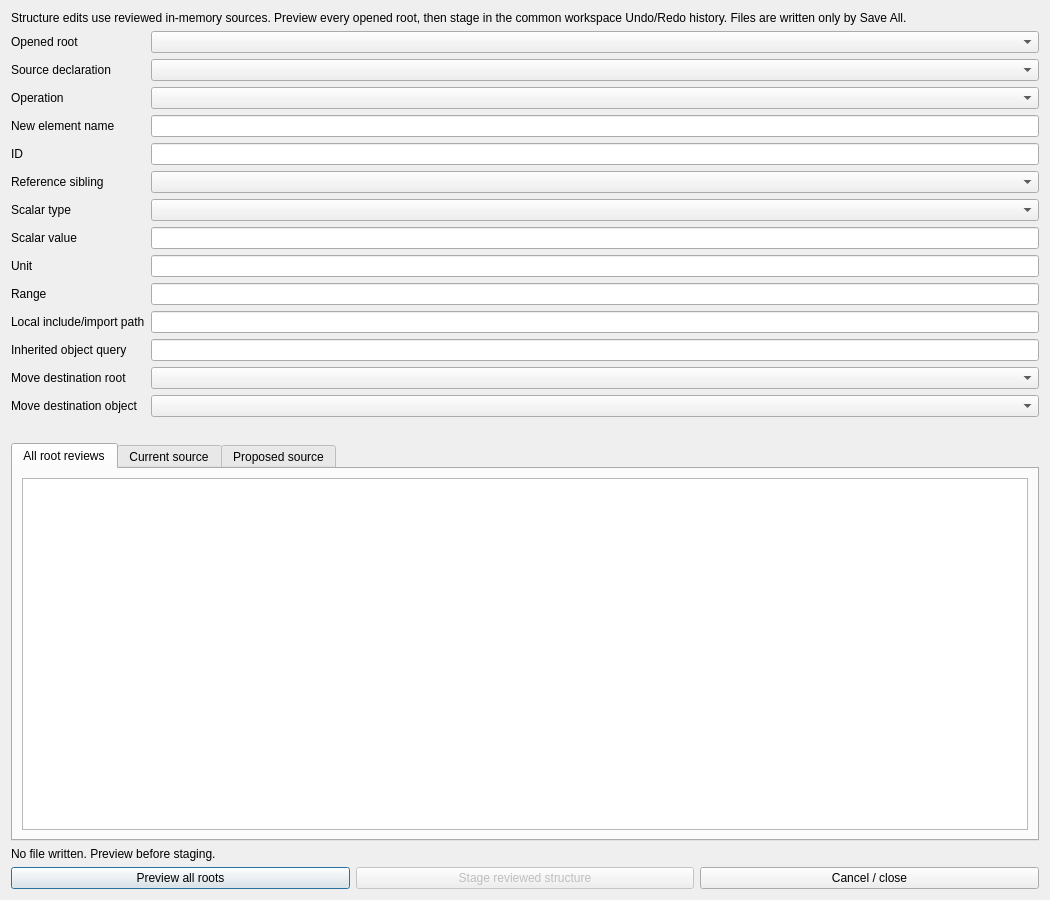
<?xml version="1.0" encoding="UTF-8"?>
<ui version="4.0"><class>WorkspaceStructureWindow</class><widget class="QDialog" name="WorkspaceStructureWindow"><property name="windowTitle"><string>Workspace structure review / shared history</string></property><property name="geometry"><rect><x>0</x><y>0</y><width>1050</width><height>900</height></rect></property><layout class="QVBoxLayout" name="layout">
<item><widget class="QLabel" name="description"><property name="text"><string>Structure edits use reviewed in-memory sources. Preview every opened root, then stage in the common workspace Undo/Redo history. Files are written only by Save All.</string></property><property name="wordWrap"><bool>true</bool></property></widget></item>
<item><layout class="QFormLayout" name="fields"><item row="0" column="0"><widget class="QLabel" name="rootLabel"><property name="text"><string>Opened root</string></property></widget></item><item row="0" column="1"><widget class="QComboBox" name="root"/></item><item row="1" column="0"><widget class="QLabel" name="declarationLabel"><property name="text"><string>Source declaration</string></property></widget></item><item row="1" column="1"><widget class="QComboBox" name="declaration"/></item><item row="2" column="0"><widget class="QLabel" name="operationLabel"><property name="text"><string>Operation</string></property></widget></item><item row="2" column="1"><widget class="QComboBox" name="operation"/></item><item row="3" column="0"><widget class="QLabel" name="nameLabel"><property name="text"><string>New element name</string></property></widget></item><item row="3" column="1"><widget class="QLineEdit" name="name"/></item><item row="4" column="0"><widget class="QLabel" name="idLabel"><property name="text"><string>ID</string></property></widget></item><item row="4" column="1"><widget class="QLineEdit" name="id"/></item><item row="5" column="0"><widget class="QLabel" name="siblingLabel"><property name="text"><string>Reference sibling</string></property></widget></item><item row="5" column="1"><widget class="QComboBox" name="sibling"/></item><item row="6" column="0"><widget class="QLabel" name="typeLabel"><property name="text"><string>Scalar type</string></property></widget></item><item row="6" column="1"><widget class="QComboBox" name="type"/></item><item row="7" column="0"><widget class="QLabel" name="valueLabel"><property name="text"><string>Scalar value</string></property></widget></item><item row="7" column="1"><widget class="QLineEdit" name="value"/></item><item row="8" column="0"><widget class="QLabel" name="unitLabel"><property name="text"><string>Unit</string></property></widget></item><item row="8" column="1"><widget class="QLineEdit" name="unit"/></item><item row="9" column="0"><widget class="QLabel" name="rangeLabel"><property name="text"><string>Range</string></property></widget></item><item row="9" column="1"><widget class="QLineEdit" name="range"/></item><item row="10" column="0"><widget class="QLabel" name="includePathLabel"><property name="text"><string>Local include/import path</string></property></widget></item><item row="10" column="1"><widget class="QLineEdit" name="includePath"/></item><item row="11" column="0"><widget class="QLabel" name="objectPathLabel"><property name="text"><string>Inherited object query</string></property></widget></item><item row="11" column="1"><widget class="QLineEdit" name="objectPath"/></item><item row="12" column="0"><widget class="QLabel" name="targetRootLabel"><property name="text"><string>Move destination root</string></property></widget></item><item row="12" column="1"><widget class="QComboBox" name="targetRoot"/></item><item row="13" column="0"><widget class="QLabel" name="targetParentLabel"><property name="text"><string>Move destination object</string></property></widget></item><item row="13" column="1"><widget class="QComboBox" name="targetParent"/></item></layout></item>
<item><widget class="QLabel" name="source"><property name="wordWrap"><bool>true</bool></property><property name="textFormat"><enum>Qt::PlainText</enum></property></widget></item>
<item><widget class="QTabWidget" name="tabs">
<widget class="QWidget" name="reviews"><attribute name="title"><string>All root reviews</string></attribute><layout class="QVBoxLayout" name="reviewLayout"><item><widget class="QPlainTextEdit" name="review"><property name="readOnly"><bool>true</bool></property></widget></item></layout></widget>
<widget class="QWidget" name="original"><attribute name="title"><string>Current source</string></attribute><layout class="QVBoxLayout" name="beforeLayout"><item><widget class="QPlainTextEdit" name="before"><property name="readOnly"><bool>true</bool></property></widget></item></layout></widget>
<widget class="QWidget" name="proposed"><attribute name="title"><string>Proposed source</string></attribute><layout class="QVBoxLayout" name="afterLayout"><item><widget class="QPlainTextEdit" name="after"><property name="readOnly"><bool>true</bool></property></widget></item></layout></widget>
</widget></item>
<item><widget class="QLabel" name="status"><property name="text"><string>No file written. Preview before staging.</string></property><property name="textFormat"><enum>Qt::PlainText</enum></property><property name="wordWrap"><bool>true</bool></property></widget></item>
<item><layout class="QHBoxLayout" name="buttons"><item><widget class="QPushButton" name="preview"><property name="text"><string>Preview all roots</string></property></widget></item><item><widget class="QPushButton" name="stage"><property name="text"><string>Stage reviewed structure</string></property><property name="enabled"><bool>false</bool></property></widget></item><item><widget class="QPushButton" name="close"><property name="text"><string>Cancel / close</string></property></widget></item></layout></item>
</layout></widget><resources/><connections/></ui>
